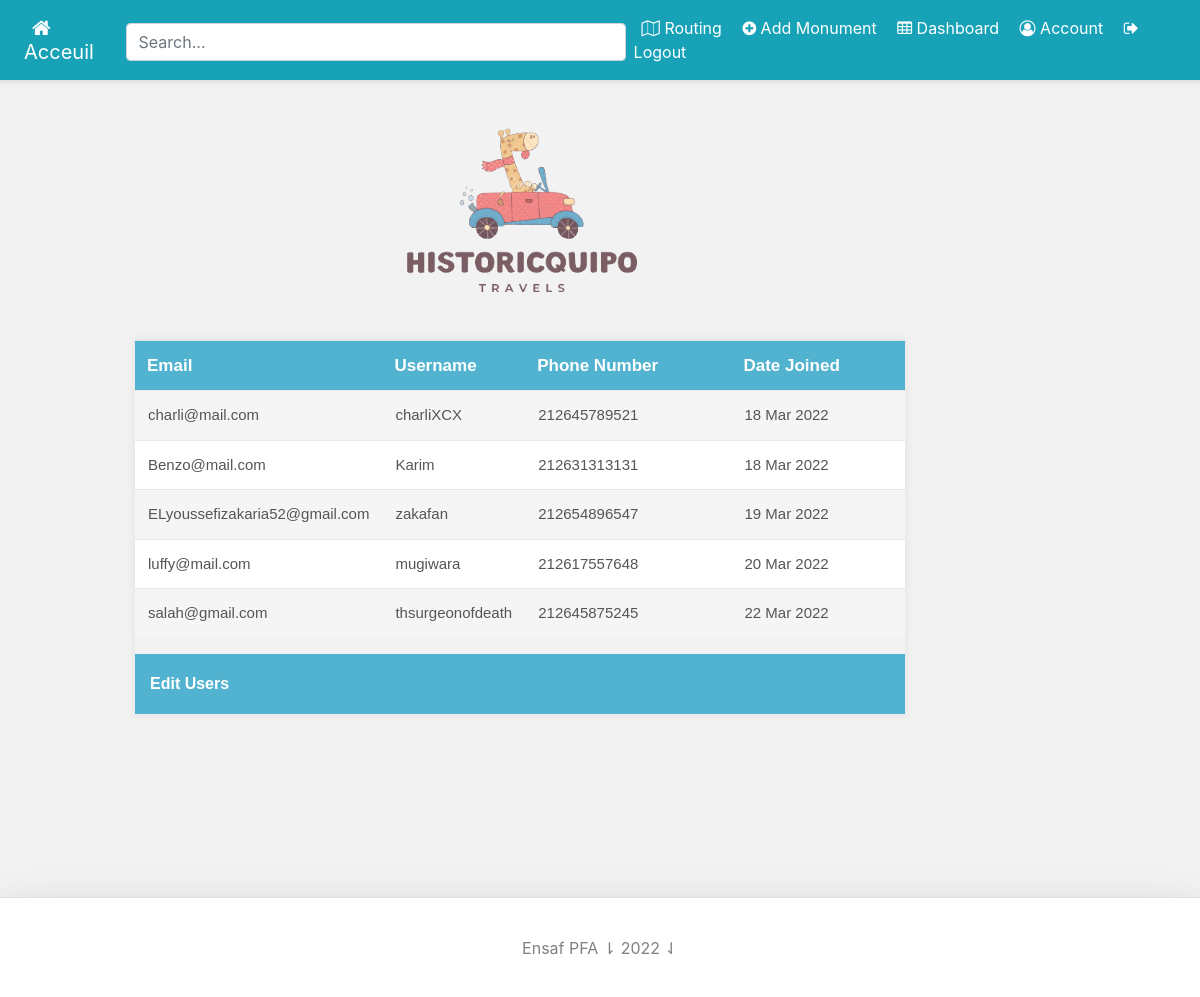
Page /account/dashboard/ (signed in) on the committed database.
### account/models.py (models this page shows, shortened)
class Account(AbstractBaseUser):
	email 			= models.EmailField(verbose_name="email", max_length=60,unique=True)
	username 		= models.CharField(max_length=30,unique=True)
	phone			= models.IntegerField(default=0000)
	date_joined		= models.DateTimeField(verbose_name='date joined', auto_now_add=True)
	last_login		= models.DateTimeField(verbose_name='last login', auto_now=True)
	is_admin		= models.BooleanField(default=False)
	is_active		= models.BooleanField(default=True)
	is_staff		= models.BooleanField(default=False)
	is_superuser	= models.BooleanField(default=False)
	USERNAME_FIELD 		= 'email'
	REQUIRED_FIELDS 	= ['username']
	objects = MyAccountManager()
	class Meta:
		verbose_name = "User"
		verbose_name_plural = "Utilisateurs"

### account/views.py (the view)
# urls.py: path('account/dashboard/', users_table_view, name="dashboard"),
def users_table_view(request):
	context = {}
	user = request.user
	if not user.is_authenticated or not user.is_admin:
		return redirect("must_admin")
	users = Account.objects.filter(is_admin=False)
	context['users'] = users
	return render(request, 'account/users_table.html', context)

### account/templates/account/users_table.html (shortened to what this page needs)
{% extends 'base.html' %}
{% load static %}
{% block content %}
<div class="container">
    <br>
    <div class="row">
        <div class="col-md-offset-1 col-md-10">
            <div class="d-flex flex-column pb-3">
                <img class="img-fluid mx-auto d-block" src="{% static 'logo.png' %}" height="250" width="250">
            </div>
            <br>
            <div class="panel">
                <div class="panel-body table-responsive">
                    <table class="table">
                        <thead>
                            <tr>
                                <th>Email</th>
                                <th>Username</th>
                                <th>Phone Number</th>
                                <th> Date Joined </th>
                            </tr>
                        </thead>
                        <tbody>
                        	{% for user in users %}
                            <tr>
                                <td>{{user.email}}</td>
                                <td>{{user.username}}</td>
                                <td>{{user.phone}}</td>
                                <td>{{ user.date_joined|date:"d M Y"}}</td>
                            </tr>
                            {% endfor %}
                        </tbody>
                    </table>
                </div>
                <div class="panel-footer">
                    <div class="row">
                        <div class="col-sm-6 col-xs-6"> <b><a href="http://127.0.0.1:8000/admin/account/account/">Edit Users</a></b>
                        </div>
                    </div>
                </div>
            </div>
        </div>
    </div>
</div>
{% endblock content %}

### templates/snippets/header.html (style rules this page uses)
@media (min-width: 768px) { html { font-size: 16px; } }
.container { max-width: 960px; }

### templates/base.html (style rules this page uses)
body { background-color: #f2f2f2; }

### account/templates/account/users_table.html (style rules this page uses)
.panel { font-family: 'Raleway', sans-serif; padding: 0; border: none; box-shadow: 0 0 10px rgba(0,0,0,0.08); }
.panel .panel-body { padding: 0; border-radius: 0; }
.panel .panel-body .table thead tr th { color: #fff; background: #52B3D0; font-size: 17px; font-weight: 700; padding: 12px; border-bottom: none; }
.panel .panel-body .table thead tr th:nth-of-type(1) { width: 120px; }
.panel .panel-body .table thead tr th:nth-of-type(3) { width: 50%; }
.panel .panel-body .table thead tr th:nth-of-type(4) { width: 50%; }
.panel .panel-body .table tbody tr td { color: #555; background: #fff; font-size: 15px; font-weight: 500; padding: 13px; vertical-align: middle; border-color: #e7e7e7; }
.panel .panel-body .table tbody tr:nth-child(odd) td { background: #f5f5f5; }
.panel .panel-footer { color: #fff; background: #52B3D0; font-size: 16px; line-height: 10px; padding: 25px 15px; border-radius: 0; }
a { color: #FFFFFF; text-decoration: none; }

### rows in the picture
Account: email "charli@mail.com", username "charliXCX", phone "212645789521", date_joined "18 Mar 2022"
Account: email "Benzo@mail.com", username "Karim", phone "212631313131", date_joined "18 Mar 2022"
Account: email "ELyoussefizakaria52@gmail.com", username "zakafan", phone "212654896547", date_joined "19 Mar 2022"
Account: email "luffy@mail.com", username "mugiwara", phone "212617557648", date_joined "20 Mar 2022"
Account: email "salah@gmail.com", username "thsurgeonofdeath", phone "212645875245", date_joined "22 Mar 2022"
